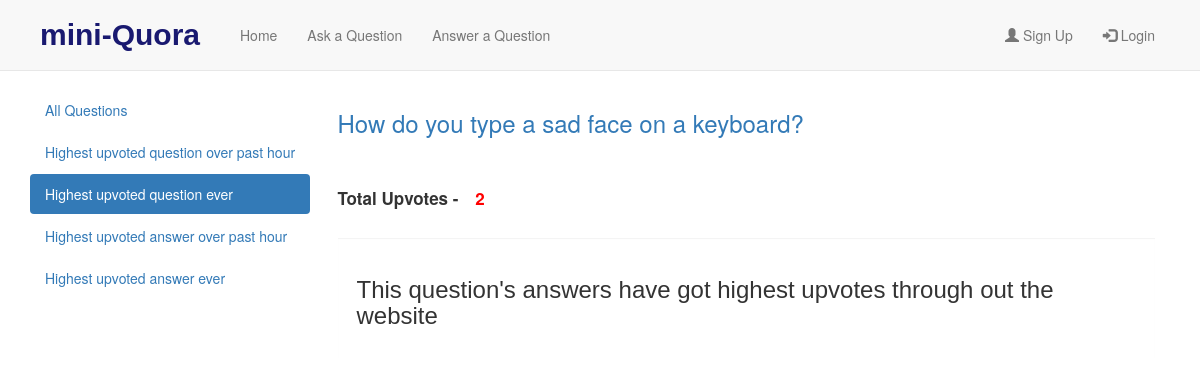
The app's page /index/highest_upvoted_question_ever/ with its own data.
### quora/models.py (models this page shows)
class Question(models.Model):
    question = models.TextField()
    user = models.ForeignKey(User, on_delete=models.CASCADE)
    total_upvotes = models.IntegerField(default=0)
    date = models.DateTimeField(auto_now_add=True)

### quora/views.py (the view)
# urls.py: path('highest_upvoted_question_ever/', views.highest_upvoted_question, name='highest_upvoted_question'),
def highest_upvoted_question(request):
    questions = Question.objects.all()
    max_votes = 0
    qun_id = None
    for qun in questions:
        if qun.total_upvotes > max_votes:
            max_votes = qun.total_upvotes
            qun_id = qun
    args = {
        'qun_id': qun_id,
    }
    return render(request, 'quora/highest_upvotes.html', args)

### quora/context_processors.py (called while the page is built)
def add_variable_to_context(request):
    if 'user_id' in request.session:
        userid = request.session['user_id']
        user = User.objects.get(pk=userid)
        return {'logged_in': True,
                'user': user
                }
    return {
        'logged_in': False
    }

### quora/templates/quora/highest_upvotes.html (shortened to what this page needs)
{% extends 'quora/base.html' %}
{% block content %}
            {% if qun_id %}
            {% if past_one_hour %}
    <div class="container-fluid">
        <h3 style="word-wrap: break-word;margin-bottom:50px"><a href="{% url 'quora:all_answers' qid=qun_id.id   %} ">{{qun_id.question}}</a></h3>
    <p style="font-size:17px;">  <strong>Total Upvotes - <span style="color:red;margin-left:12px">{{qun_id.total_upvotes}}</span></strong></p>
        <div class="well"><h3 id="head1">This question's answers have got highest upvotes in past one hour</h3></div>
            {% else %}
                <div class="container-fluid">
        <h3 style="word-wrap: break-word;margin-bottom:50px"><a href="{% url 'quora:all_answers' qid=qun_id.id   %} ">{{qun_id.question}}</a></h3>
                    <p style="font-size:17px;">  <strong>Total Upvotes - <span style="color:red;margin-left:12px">{{qun_id.total_upvotes}}</span></strong></p>
        <div class="well"><h3 id="head">This question's answers have got highest upvotes through out the website</h3></div>
            {% endif %}
            {% else %}
            <div class="page-header">
                 <h3 class="text-info" class="font-weight-bold"><a>No question's answer has been voted in last one hour</a></h3>
            </div>
            {% endif %}
{% endblock %}

### quora/templates/quora/base.html (style rules this page uses)
body { padding-top: 90px; }

### quora/templates/quora/highest_upvotes.html (style rules this page uses)
.well { margin-bottom:0px;margin-top:27px;border-radius:0;border:0.5px none;background-color:#FFFFFF }
#head { font-family: "Arial Black", Gadget, sans-serif;color:lightsteelgrey; }

### records on screen
Question: question "How do you type a sad face on a keyboard?", total_upvotes "2"
